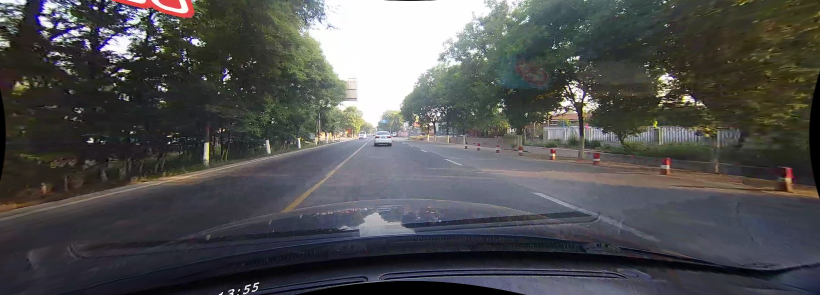
#> input picture LaneDet_rknn/test.jpg, 1640 x 590 px (shown at 1/2 size)
$ python onnx2rknn_demo_ZQ.py
#> lines starting #> are read from the running program, lines starting #| are printed output that depends on the picture
import os
import urllib
import traceback
import time
import sys
import numpy as np
import cv2
from rknn.api import RKNN
from math import exp

ONNX_MODEL = './lane.onnx'
RKNN_MODEL = './lane.rknn'
DATASET = './dataset.txt'

QUANTIZE_ON = True


input_h = 288
input_w = 800

output_w = 200
sample_w = (input_w - 1) / (output_w - 1)


def export_rknn_inference(img):
    # Create RKNN object
    rknn = RKNN(verbose=False)

    # pre-process config
    print('--> Config model')
    rknn.config(mean_values=[[123, 114, 106]], std_values=[[58, 57, 57]], quantized_algorithm='normal', quantized_method='channel', target_platform='rk3588')
    print('done')

    # Load ONNX model
    print('--> Loading model')
    ret = rknn.load_onnx(model=ONNX_MODEL, outputs=['output'])
    if ret != 0:
        print('Load model failed!')
        exit(ret)
    print('done')

    # Build model
    print('--> Building model')
    ret = rknn.build(do_quantization=QUANTIZE_ON, dataset=DATASET, rknn_batch_size=1)
    if ret != 0:
        print('Build model failed!')
        exit(ret)
    print('done')

    # Export RKNN model
    print('--> Export rknn model')
    ret = rknn.export_rknn(RKNN_MODEL)
    if ret != 0:
        print('Export rknn model failed!')
        exit(ret)
    print('done')

    # Init runtime environment
    print('--> Init runtime environment')
    ret = rknn.init_runtime()
    # ret = rknn.init_runtime(target='rk3566')
    if ret != 0:
        print('Init runtime environment failed!')
        exit(ret)
    print('done')

    # Inference
    print('--> Running model')
    outputs = rknn.inference(inputs=[img])
    rknn.release()
    print('done')

    return outputs


def postprocess(output):
    result = np.zeros(shape=(18, 4))
    for i in range(4):
        for j in range(18):
            total = 0
            maxvalue = 0
            maxindex = 0
            for k in range(200):
                if maxvalue < output[k, j, i]:
                    maxvalue = output[k, j, i]
                    maxindex = k
                if k == 199:
                    if maxvalue < output[k + 1, j, i]:
                        maxvalue = output[k + 1, j, i]
                        maxindex = k

                tmp = exp(output[k, j, i])
                total += tmp

            for k in range(200):
                if maxindex < 199:
                    tmp = exp(output[k, j, i]) / total
                    output[k, j, i] = tmp
                    result[17 - j, i] += tmp * (k + 1)

    return result


if __name__ == '__main__':
    print('This is main ...')

    img_path = './test.jpg'
    src_img = cv2.imread(img_path)
#> src_img is the input picture: shape (590, 1640, 3); mean B, G, R 80.3, 80, 80

    img = cv2.cvtColor(src_img, cv2.COLOR_BGR2RGB)
    img_h, img_w = img.shape[:2]
#> img_h = 590; img_w = 1640

    img = cv2.resize(img, (800, 288))
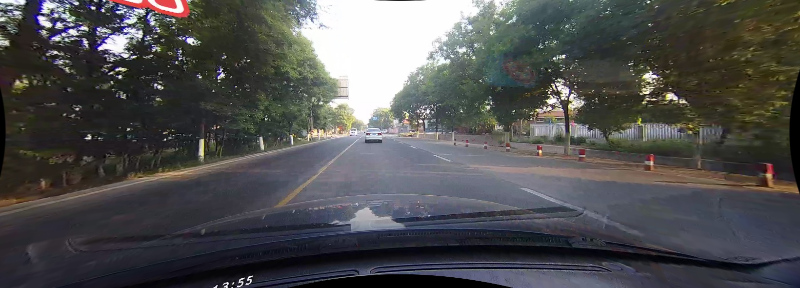
#> img: shape (288, 800, 3); mean R, G, B 79.9, 79.9, 80.2
    img = np.expand_dims(img, 0)

#> (the run stopped early here; a loop or call above may not have finished)
